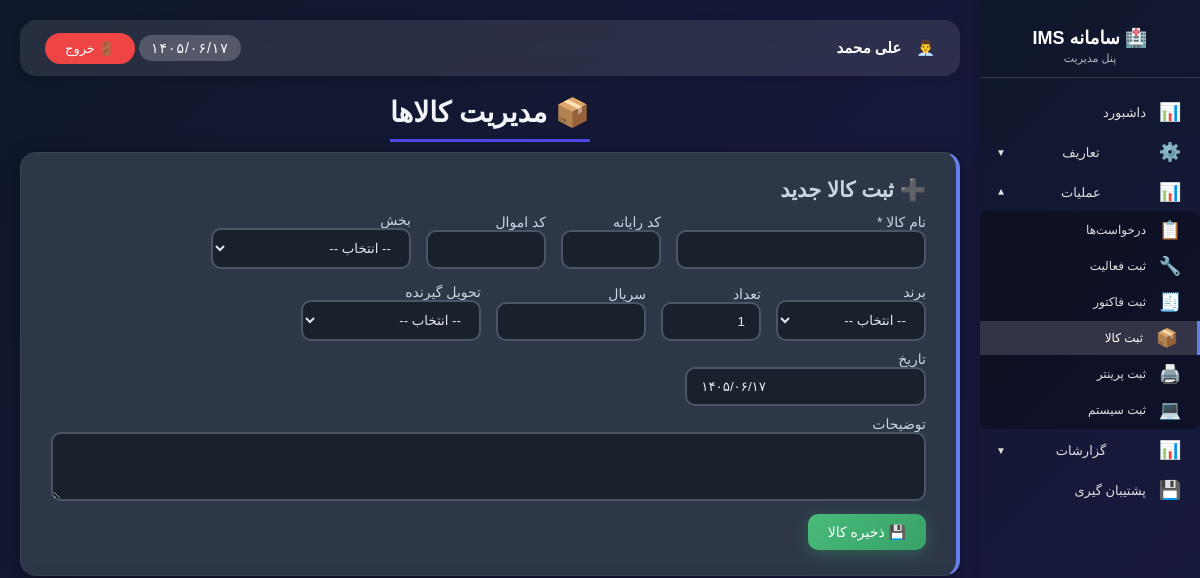
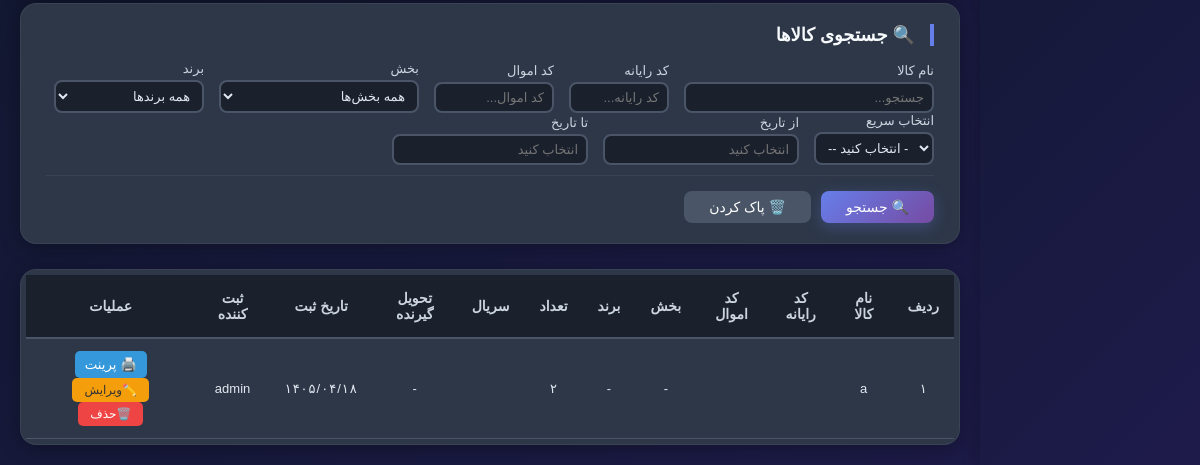
/admin_kala.php (signed in), run on an earlier commit of the app's database (2 pictures, top to bottom).
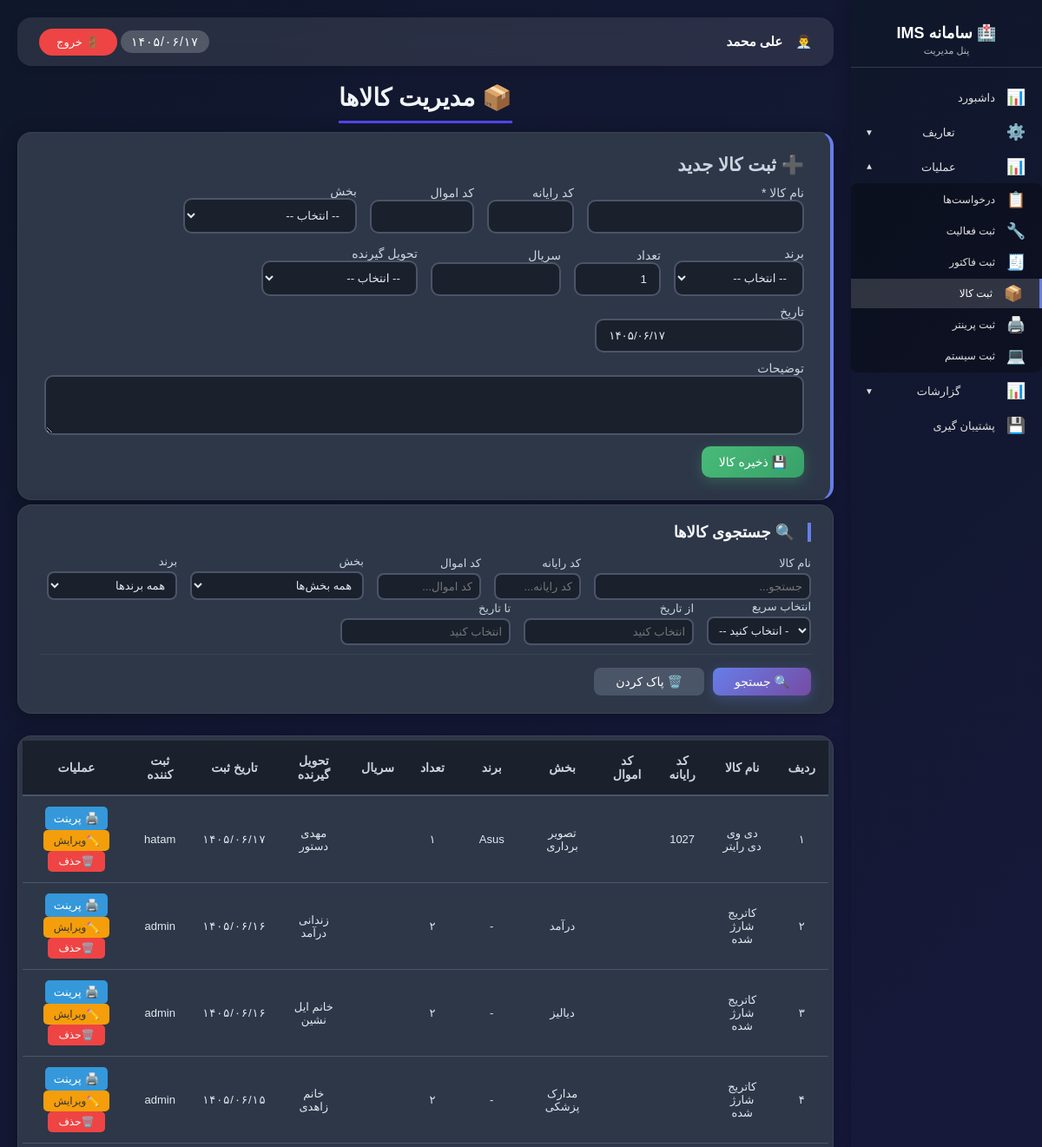
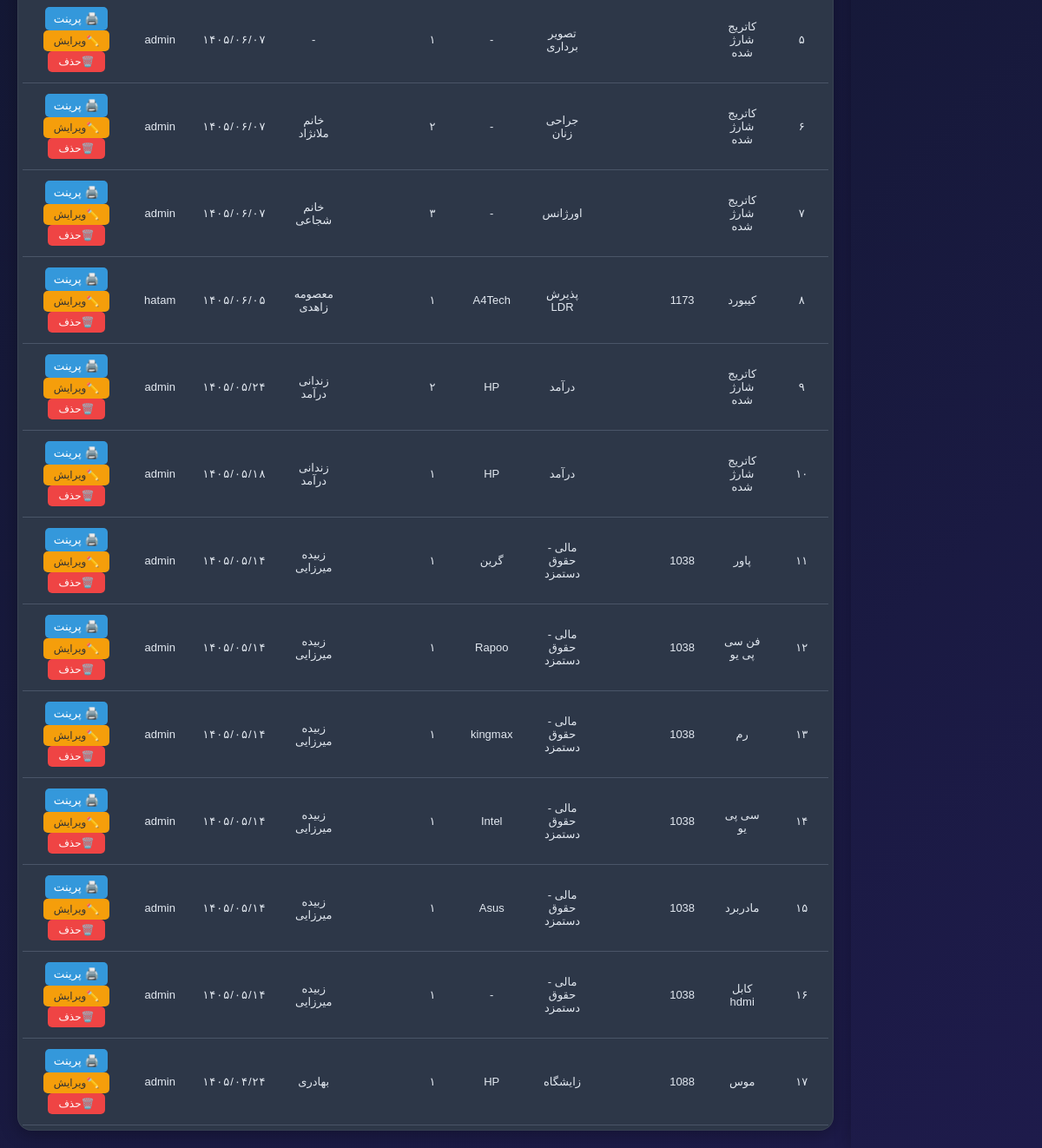
And on a later commit of the database (2 pictures, top to bottom).
### tables this page shows
CREATE TABLE `kala` (
  `id` int(11) NOT NULL AUTO_INCREMENT,
  `computer_code` varchar(100) DEFAULT NULL,
  `property_code` varchar(100) DEFAULT NULL,
  `name` varchar(255) NOT NULL,
  `department_id` int(11) DEFAULT NULL,
  `receiver_person_id` int(11) DEFAULT NULL,
  `quantity` int(11) DEFAULT 1,
  `brand_id` int(11) DEFAULT NULL,
  `serial_number` varchar(100) DEFAULT NULL,
  `created_at` date DEFAULT NULL,
  `created_by` int(11) DEFAULT NULL,
  PRIMARY KEY (`id`)
);

CREATE TABLE `users` (
  `id` int(11) NOT NULL AUTO_INCREMENT,
  `username` varchar(50) NOT NULL,
  `password` varchar(255) NOT NULL,
  `fullname` varchar(100) NOT NULL,
  `role` enum('admin','user') DEFAULT 'user',
  `created_at` varchar(50) DEFAULT NULL,
  PRIMARY KEY (`id`),
  UNIQUE KEY `username` (`username`)
);

CREATE TABLE `departments` (
  `id` int(11) NOT NULL AUTO_INCREMENT,
  `name` varchar(100) NOT NULL,
  `status` enum('active','inactive') DEFAULT 'active',
  `created_at` varchar(50) DEFAULT NULL,
  PRIMARY KEY (`id`)
);

CREATE TABLE `brands` (
  `id` int(11) NOT NULL AUTO_INCREMENT,
  `name` varchar(100) NOT NULL,
  `created_at` varchar(50) DEFAULT NULL,
  PRIMARY KEY (`id`)
);

CREATE TABLE `persons` (
  `id` int(11) NOT NULL AUTO_INCREMENT,
  `name` varchar(100) NOT NULL,
  `created_at` varchar(50) DEFAULT NULL,
  PRIMARY KEY (`id`)
);

### functions.php (called while the page is built, shortened)
<?php
function hasPermission($permission_key) {
    if (isset($_SESSION['user_id']) && $_SESSION['user_id'] == 1) {
        return true;
    }
    return true;
}
function canEditProducts() { return hasPermission('products_edit'); }
function canDeleteProducts() { return hasPermission('products_delete'); }
?>

### assets/jdf.php (called while the page is built, shortened)
<?php
function fa_number($number) {
    $persian = ['۰', '۱', '۲', '۳', '۴', '۵', '۶', '۷', '۸', '۹'];
    $english = ['0', '1', '2', '3', '4', '5', '6', '7', '8', '9'];
    return str_replace($english, $persian, $number);
}
?>

### admin_kala.php (the view, shortened to what the changed rows need)
<?php
$db = getDB();
$params = [];
$sql = "
SELECT
    k.*,
    d.name AS department_name,
    p.name AS receiver_name,
    b.name AS brand_name,
    u.username AS creator_name
FROM kala k
LEFT JOIN departments d ON k.department_id = d.id
LEFT JOIN persons p ON k.receiver_person_id = p.id
LEFT JOIN brands b ON k.brand_id = b.id
LEFT JOIN users u ON k.created_by = u.id
";
$sql .= " ORDER BY k.id DESC";
$stmt = $db->prepare($sql);
$stmt->execute($params);
$kalas = $stmt->fetchAll(PDO::FETCH_ASSOC);
?>
<!DOCTYPE html>
<html lang="fa" dir="rtl">
<head>
    <link rel="stylesheet" href="assets/styles/persian-datepicker.min.css">
</head>
<body>
<div class="admin-wrapper">
    <?php include 'sidebar.php'; ?>
    <div class="main-content">
        <div class="main-title">
            <h1>📦 مدیریت کالاها</h1>
        </div>
        <?php if (canEditProducts()): ?>
            <div class="add-card">
                <h2>➕ ثبت کالا جدید</h2>
            </div>
        <?php endif; ?>
        <div class="search-card">
            <h2>🔍 جستجوی کالاها</h2>
        </div>
        <div class="kala-table data-table">
            <table>
                <thead>
                <tr>
                    <th>ردیف</th>
                    <th>نام کالا</th>
                    <th>کد رایانه</th>
                    <th>کد اموال</th>
                    <th>بخش</th>
                    <th>برند</th>
                    <th>تعداد</th>
                    <th>سریال</th>
                    <th>تحویل گیرنده</th>
                    <th>تاریخ ثبت</th>
                    <th>ثبت کننده</th>
                    <th>عملیات</th>
                </tr>
                </thead>
                <tbody>
                <?php if (empty($kalas)): ?>
                    <tr><td colspan="12">📦 هیچ کالایی ثبت نشده است</td></tr>
                <?php else: ?>
                    <?php $row_num = 1; foreach ($kalas as $kala): ?>
                        <tr>
                            <td><?php echo fa_number($row_num); ?></td>
                            <td><?php echo htmlspecialchars($kala['name']); ?></td>
                            <td><?php echo htmlspecialchars($kala['computer_code'] ?? '-'); ?></td>
                            <td><?php echo htmlspecialchars($kala['property_code'] ?? '-'); ?></td>
                            <td><?php echo htmlspecialchars($kala['department_name'] ?? '-'); ?></td>
                            <td><?php echo htmlspecialchars($kala['brand_name'] ?? '-'); ?></td>
                            <td><?php echo fa_number($kala['quantity'] ?? '1'); ?></td>
                            <td><?php echo htmlspecialchars($kala['serial_number'] ?? '-'); ?></td>
                            <td><?php echo htmlspecialchars($kala['receiver_name'] ?? '-'); ?></td>
<td class="date">
    <?php echo fa_number(str_replace('-', '/', $kala['created_at'] ?? '-')); ?>
</td>                            <td><?php echo htmlspecialchars($kala['creator_name'] ?? '-'); ?></td>
                            <td class="action-buttons">
<button class="print-btn" onclick="printKala(<?php echo (int)$kala['id']; ?>)"> 🖨️ پرینت</button>
                                <?php if (canEditProducts()): ?>
                                    <button class="edit-btn" onclick='openEditModal(<?php echo json_encode($kala); ?>)'>✏️ویرایش</button>
                                <?php endif; ?>
                                <?php if (canDeleteProducts()): ?>
                                    <button class="delete-btn" onclick="confirmDelete(<?php echo $kala['id']; ?>, '<?php echo htmlspecialchars($kala['name']); ?>')">🗑️حذف</button>
                                <?php endif; ?>
                            </td>
                        </tr>
                        <?php $row_num++; ?>
                    <?php endforeach; ?>
                <?php endif; ?>
                </tbody>
            </table>
        </div>
    </div>
</div>
</body>
</html>

What changed in the data, as far as the page shows it:
added kala: row_num "۱", name "دی وی دی رایتر", computer_code "1027", department.name "تصویر برداری", brand.name "Asus", quantity "۱", persons.name "مهدی دستور", created_at "۱۴۰۵/۰۶/۱۷", users.username "hatam"
added kala: row_num "۲", name "کاتریج شارژ شده", department.name "درآمد", brand_name "-", quantity "۲", persons.name "زندانی درآمد", created_at "۱۴۰۵/۰۶/۱۶", users.username "admin"
added kala: row_num "۳", name "کاتریج شارژ شده", department.name "دیالیز", brand_name "-", quantity "۲", persons.name "خانم ایل نشین", created_at "۱۴۰۵/۰۶/۱۶", users.username "admin"
added kala: row_num "۴", name "کاتریج شارژ شده", department.name "مدارک پزشکی", brand_name "-", quantity "۲", persons.name "خانم زاهدی", created_at "۱۴۰۵/۰۶/۱۵", users.username "admin"
added kala: row_num "۵", name "کاتریج شارژ شده", department.name "تصویر برداری", brand_name "-", quantity "۱", receiver_name "-", created_at "۱۴۰۵/۰۶/۰۷", users.username "admin"
added kala: row_num "۶", name "کاتریج شارژ شده", department.name "جراحی زنان", brand_name "-", quantity "۲", persons.name "خانم ملانژاد", created_at "۱۴۰۵/۰۶/۰۷", users.username "admin"
added kala: row_num "۷", name "کاتریج شارژ شده", department.name "اورژانس", brand_name "-", quantity "۳", persons.name "خانم شجاعی", created_at "۱۴۰۵/۰۶/۰۷", users.username "admin"
added kala: row_num "۸", name "کیبورد", computer_code "1173", department.name "پذیرش LDR", brand.name "A4Tech", quantity "۱", persons.name "معصومه زاهدی", created_at "۱۴۰۵/۰۶/۰۵", users.username "hatam"
added kala: row_num "۹", name "کاتریج شارژ شده", department.name "درآمد", brand.name "HP", quantity "۲", persons.name "زندانی درآمد", created_at "۱۴۰۵/۰۵/۲۴", users.username "admin"
added kala: row_num "۱۰", name "کاتریج شارژ شده", department.name "درآمد", brand.name "HP", quantity "۱", persons.name "زندانی درآمد", created_at "۱۴۰۵/۰۵/۱۸", users.username "admin"
added kala: row_num "۱۱", name "پاور", computer_code "1038", department.name "مالی - حقوق دستمزد", brand.name "گرین", quantity "۱", persons.name "زبیده میرزایی", created_at "۱۴۰۵/۰۵/۱۴", users.username "admin"
added kala: row_num "۱۲", name "فن سی پی یو", computer_code "1038", department.name "مالی - حقوق دستمزد", brand.name "Rapoo", quantity "۱", persons.name "زبیده میرزایی", created_at "۱۴۰۵/۰۵/۱۴", users.username "admin"
changed kala: row_num "۱" → "۱۳"; name "a" → "رم"; computer_code (not shown) → "1038"; department.name "-" → "مالی - حقوق دستمزد"; brand.name "-" → "kingmax"; quantity "۲" → "۱"; persons.name "-" → "زبیده میرزایی"; created_at "۱۴۰۵/۰۴/۱۸" → "۱۴۰۵/۰۵/۱۴"
added kala: row_num "۱۴", name "سی پی یو", computer_code "1038", department.name "مالی - حقوق دستمزد", brand.name "Intel", quantity "۱", persons.name "زبیده میرزایی", created_at "۱۴۰۵/۰۵/۱۴", users.username "admin"
added kala: row_num "۱۵", name "مادربرد", computer_code "1038", department.name "مالی - حقوق دستمزد", brand.name "Asus", quantity "۱", persons.name "زبیده میرزایی", created_at "۱۴۰۵/۰۵/۱۴", users.username "admin"
added kala: row_num "۱۶", name "کابل hdmi", computer_code "1038", department.name "مالی - حقوق دستمزد", brand_name "-", quantity "۱", persons.name "زبیده میرزایی", created_at "۱۴۰۵/۰۵/۱۴", users.username "admin"
added kala: row_num "۱۷", name "موس", computer_code "1088", department.name "زایشگاه", brand.name "HP", quantity "۱", persons.name "بهادری", created_at "۱۴۰۵/۰۴/۲۴", users.username "admin"
